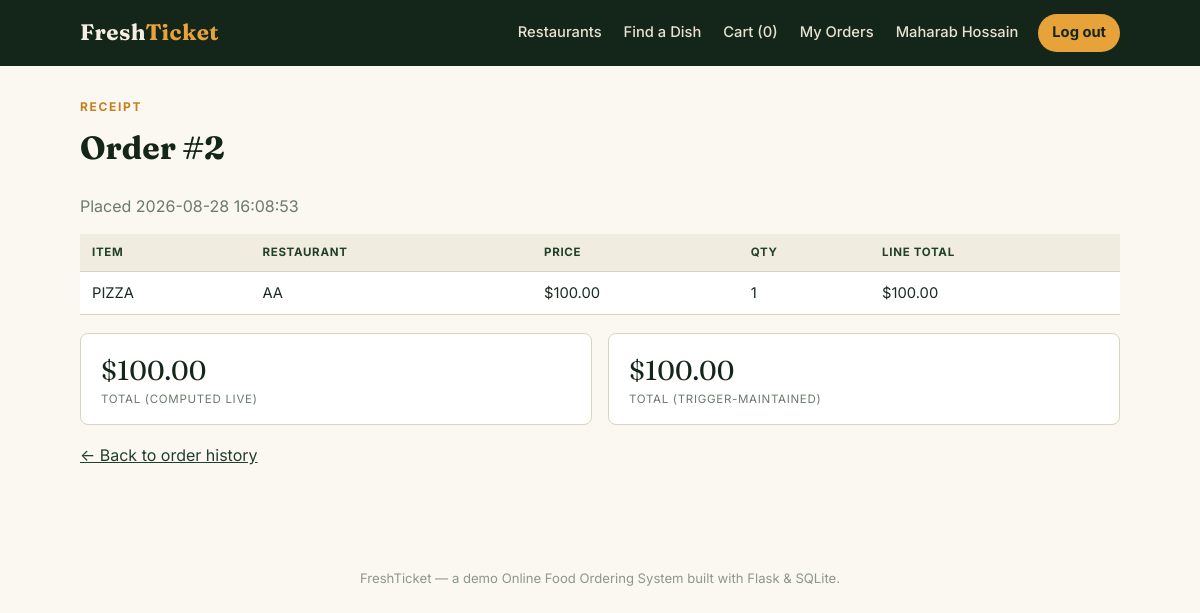
The app's page /order/2 (signed in) with its own data.
### tables this page shows
CREATE TABLE Orders (
    OrderID       INTEGER PRIMARY KEY AUTOINCREMENT,
    CustomerID    INTEGER NOT NULL,
    OrderDate     TEXT NOT NULL DEFAULT (datetime('now')),
    TotalAmount   REAL NOT NULL DEFAULT 0,
    FOREIGN KEY (CustomerID) REFERENCES Customers(CustomerID) ON DELETE CASCADE
);

CREATE TABLE OrderDetails (
    OrderID    INTEGER NOT NULL,
    ItemID     INTEGER NOT NULL,
    Quantity   INTEGER NOT NULL CHECK (Quantity > 0),
    PRIMARY KEY (OrderID, ItemID),
    FOREIGN KEY (OrderID) REFERENCES Orders(OrderID) ON DELETE CASCADE,
    FOREIGN KEY (ItemID)  REFERENCES MenuItems(ItemID) ON DELETE CASCADE
);

CREATE TABLE MenuItems (
    ItemID               INTEGER PRIMARY KEY AUTOINCREMENT,
    RestaurantID         INTEGER NOT NULL,
    Name                 TEXT NOT NULL,
    Price                REAL NOT NULL CHECK (Price >= 0),
    AverageMakingTime   INTEGER NOT NULL CHECK (AverageMakingTime >= 0), -- minutes
    FOREIGN KEY (RestaurantID) REFERENCES Restaurants(RestaurantID) ON DELETE CASCADE
);

CREATE TABLE Restaurants (
    RestaurantID       INTEGER PRIMARY KEY AUTOINCREMENT,
    Name               TEXT NOT NULL,
    Location           TEXT NOT NULL,
    AdminUsername      TEXT NOT NULL UNIQUE,
    AdminPasswordHash  TEXT NOT NULL,
    CreatedAt          TEXT NOT NULL DEFAULT (datetime('now'))
);

### app.py (the view)
@app.route("/order/<int:order_id>")
@customer_login_required
def order_detail(order_id):
    bill = db.calculate_order_bill(order_id)
    lines = db.get_order_line_items(order_id)
    return render_template("order_detail.html", bill=bill, lines=lines)

### app.py (called while the page is built)
def customer_login_required(view):
    @wraps(view)
    def wrapped(*args, **kwargs):
        if session.get("user_type") != "customer":
            flash("Please log in as a customer to continue.", "warning")
            return redirect(url_for("customer_login"))
        return view(*args, **kwargs)
    return wrapped

### database.py (called while the page is built)
def get_connection():
    conn = sqlite3.connect(DB_PATH)
    conn.row_factory = sqlite3.Row
    conn.execute("PRAGMA foreign_keys = ON")
    return conn

def calculate_order_bill(order_id):
    sql = """
        SELECT
            o.OrderID,
            o.OrderDate,
            o.TotalAmount AS StoredTotal,
            COALESCE(SUM(od.Quantity * mi.Price), 0) AS ComputedTotal
        FROM Orders o
        LEFT JOIN OrderDetails od ON od.OrderID = o.OrderID
        LEFT JOIN MenuItems mi ON mi.ItemID = od.ItemID
        WHERE o.OrderID = ?
        GROUP BY o.OrderID
    """
    conn = get_connection()
    row = conn.execute(sql, (order_id,)).fetchone()
    conn.close()
    return row

def get_order_line_items(order_id):
    sql = """
        SELECT mi.Name AS ItemName, mi.Price, od.Quantity,
               (mi.Price * od.Quantity) AS LineTotal,
               r.Name AS RestaurantName
        FROM OrderDetails od
        JOIN MenuItems mi ON mi.ItemID = od.ItemID
        JOIN Restaurants r ON r.RestaurantID = mi.RestaurantID
        WHERE od.OrderID = ?
    """
    conn = get_connection()
    rows = conn.execute(sql, (order_id,)).fetchall()
    conn.close()
    return rows

### templates/order_detail.html (shortened to what this page needs)
{% extends "base.html" %}
{% block content %}
<div class="eyebrow">Receipt</div>
<h1>Order #{{ bill.OrderID }}</h1>
<p class="muted">Placed {{ bill.OrderDate }}</p>
<table>
  <thead><tr><th>Item</th><th>Restaurant</th><th>Price</th><th>Qty</th><th>Line total</th></tr></thead>
  <tbody>
  {% for line in lines %}
    <tr>
      <td>{{ line.ItemName }}</td>
      <td>{{ line.RestaurantName }}</td>
      <td>${{ "%.2f"|format(line.Price) }}</td>
      <td>{{ line.Quantity }}</td>
      <td>${{ "%.2f"|format(line.LineTotal) }}</td>
    </tr>
  {% endfor %}
  </tbody>
</table>
<div class="stat-row">
  <div class="stat-box">
    <div class="num">${{ "%.2f"|format(bill.ComputedTotal) }}</div>
    <div class="label">Total (computed live)</div>
  </div>
  <div class="stat-box">
    <div class="num">${{ "%.2f"|format(bill.StoredTotal) }}</div>
    <div class="label">Total (trigger-maintained)</div>
  </div>
</div>
<p><a href="{{ url_for('order_history') }}">&larr; Back to order history</a></p>
{% endblock %}

### static/style.css (style rules this page uses)
:root { --ink: #1B2B22; --green: #21402C; --green-dark: #14261A; --mango: #E8A23A; --mango-dark: #C67F1F; --paper: #FBF8F1; --paper-alt: #F1ECE0; --line: #DBD3C1; --danger: #B3402B; --success: #2E7D4F; --info: #2C6C8C; --warning: #A9761B; }
* { box-sizing: border-box; }
body { margin: 0; background: var(--paper); color: var(--ink); font-family: 'Inter', -apple-system, sans-serif; line-height: 1.5; }
h1, h2, h3, .brand { font-family: 'Fraunces', Georgia, serif; color: var(--green-dark); margin-top: 0; }
a { color: var(--green); }
.eyebrow { text-transform: uppercase; letter-spacing: 0.14em; font-size: 0.75rem; font-weight: 700; color: var(--mango-dark); margin-bottom: 8px; }
table { width: 100%; border-collapse: collapse; background: #fff; }
th, td { text-align: left; padding: 10px 12px; border-bottom: 1px solid var(--line); font-size: 0.92rem; }
th { background: var(--paper-alt); text-transform: uppercase; font-size: 0.72rem; letter-spacing: 0.06em; color: var(--green); }
.muted { color: #6C7A6E; }
.stat-row { display: flex; gap: 16px; flex-wrap: wrap; margin: 18px 0; }
.stat-box { background: #fff; border: 1px solid var(--line); border-radius: 8px; padding: 16px 20px; min-width: 160px; flex: 1; }
.stat-box .num { font-family: 'Fraunces', serif; font-size: 1.7rem; color: var(--green-dark); }
.stat-box .label { text-transform: uppercase; font-size: 0.72rem; letter-spacing: 0.06em; color: #6C7A6E; }

### records on screen
Orders: OrderID "2", OrderDate "2026-08-28 16:08:53", StoredTotal "100.00"
OrderDetails: ItemName "PIZZA", RestaurantName "AA", Quantity "1", LineTotal "100.00"
MenuItems: Price "100.00"

### other values on screen
{{ session.get('cart', [])|length }} "0"
{{ session.get('customer_name') }} "Maharab Hossain"
{{ "%.2f"|format(bill.ComputedTotal) }} "100.00"
